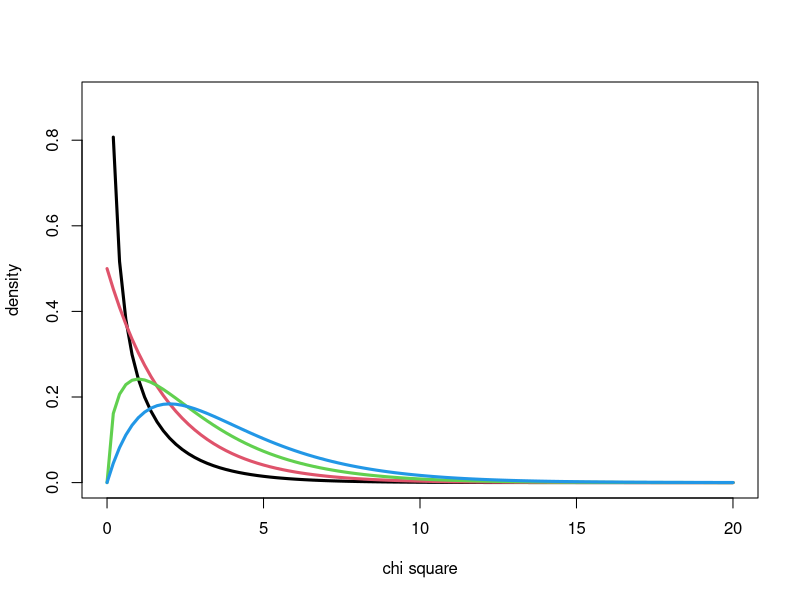
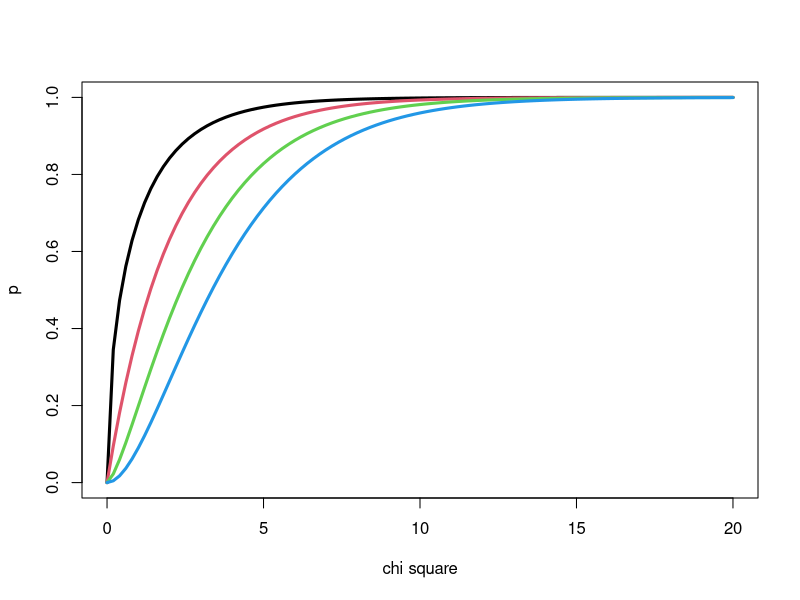
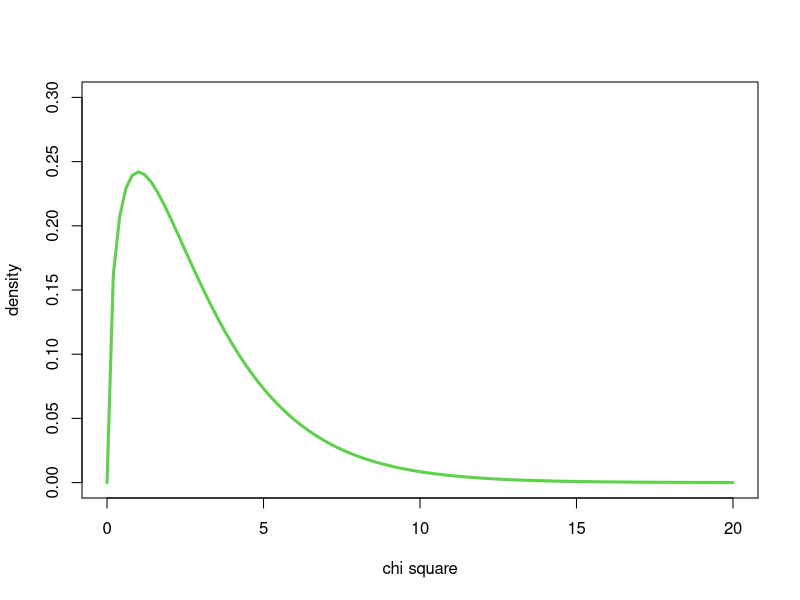
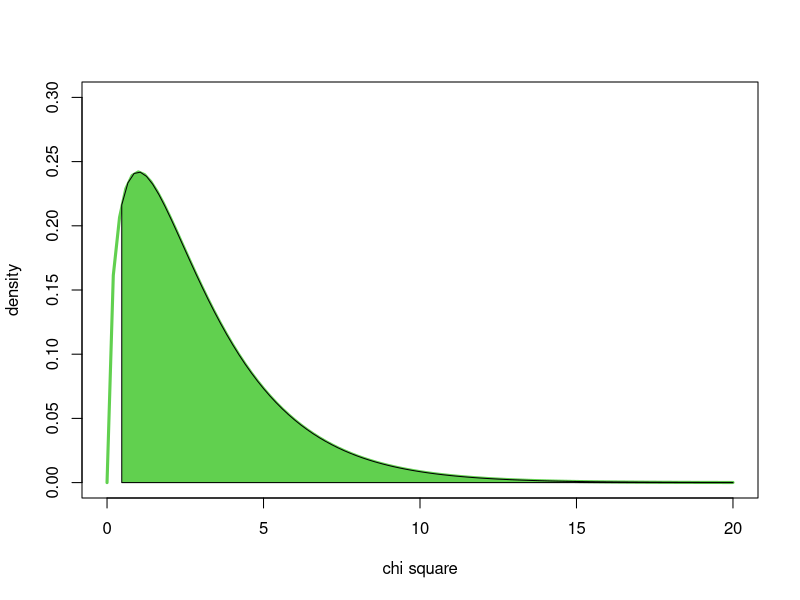
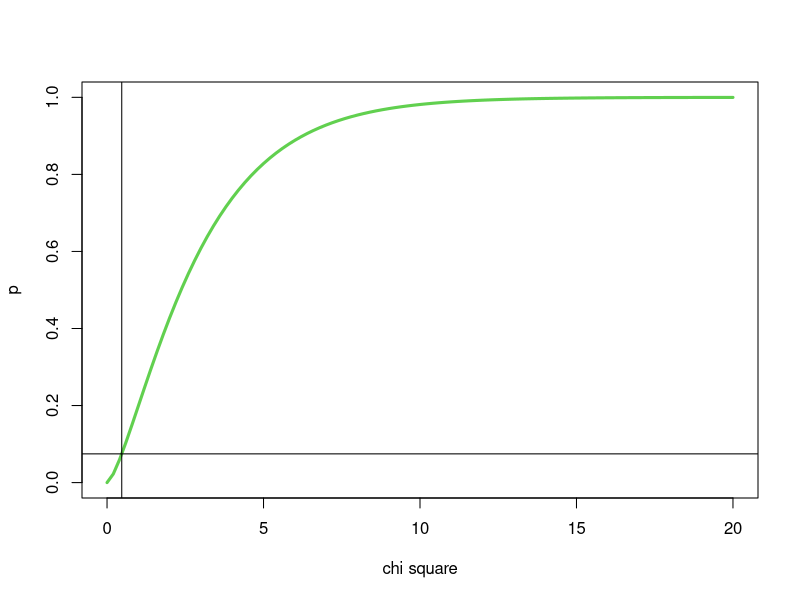
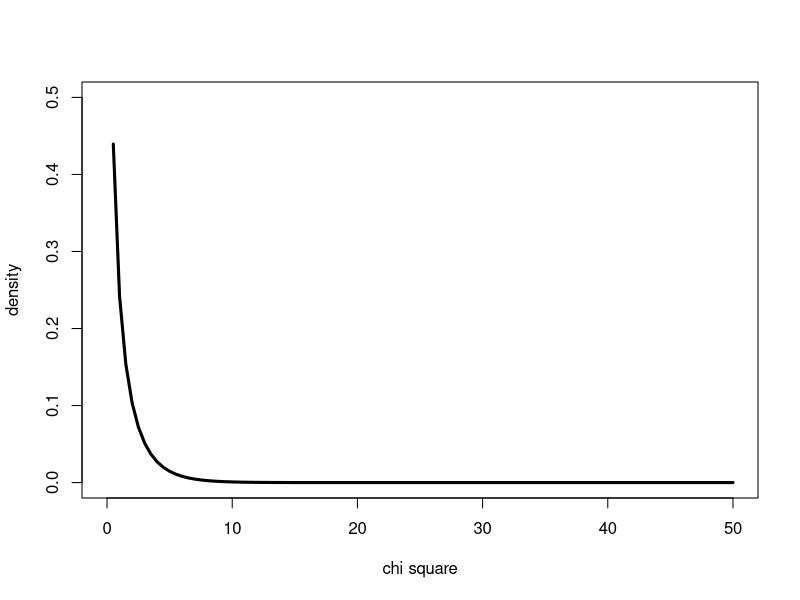
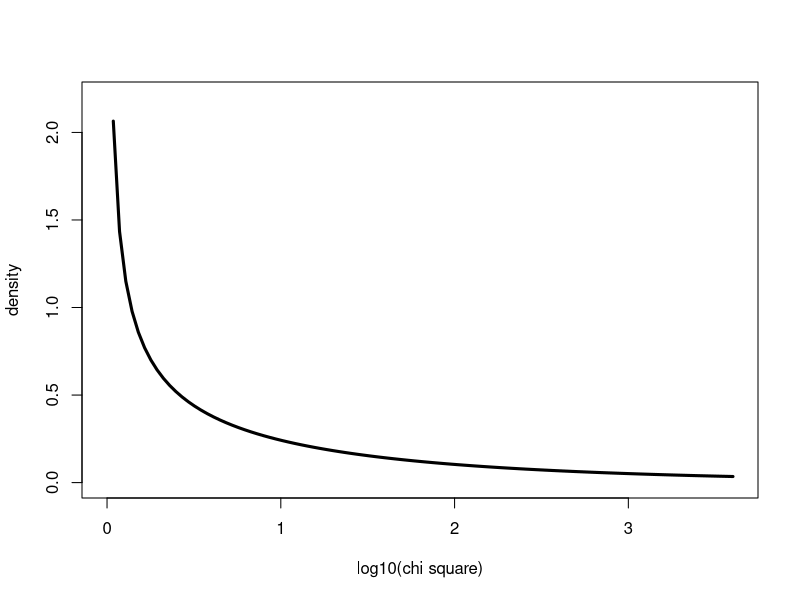
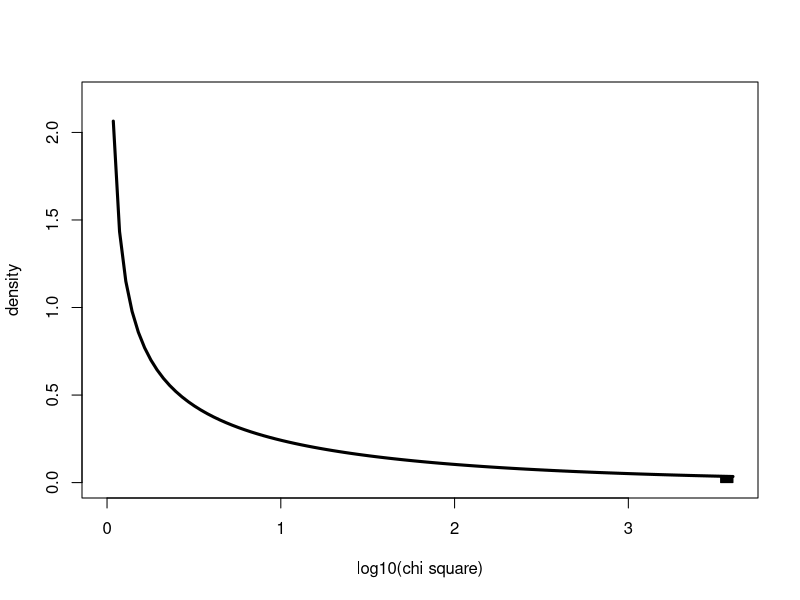

These charts were generated, in order, by the following R code:
## ---- chunk 1
x <- 0:20
curve(dchisq(x,1),0,20, ylab="density", xlab="chi square", lwd=3, ylim=c(0,0.9))
curve(dchisq(x,2),0,20, add=T, col=2, lwd=3)
curve(dchisq(x,3),0,20, add=T, col=3, lwd=3)
curve(dchisq(x,4),0,20, add=T, col=4, lwd=3)
## ---- chunk 2
x <- 0:20
curve(pchisq(x,1),0,20, ylab="p", xlab="chi square", lwd=3)
curve(pchisq(x,2),0,20, add=T, col=2, lwd=3)
curve(pchisq(x,3),0,20, add=T, col=3, lwd=3)
curve(pchisq(x,4),0,20, add=T, col=4, lwd=3)
## ---- chunk 3
# probability density for 3 degrees of freedom 
x <- 0:50
curve(dchisq(x,3),0,20, ylab="density", xlab="chi square", lwd=3, ylim=c(0,0.3), col=3)

#probability density for 3 degrees of freedom; density for chisq > 0.47 indicated using polygon() 
x <- 0:50
curve(dchisq(x,3),0,20, ylab="density", xlab="chi square", lwd=3, ylim=c(0,0.3), col=3)
xvals <- seq(0.47,20,length=100)
dvals <- dchisq(xvals,3)
polygon(c(xvals,rev(xvals)),c(rep(0,100),rev(dvals)), col=3)

#cumulative distribution for 3 degrees of freedom with chisq=0.47 indicated using abline()
x <- 0:20
curve(pchisq(x,3),0,20, ylab="p", xlab="chi square", lwd=3, col=3)
abline(v=0.47)
abline(h=pchisq(0.47,3))
## ---- chunk 4
#probability density for 1 degrees of freedom 
x <- 0:50
curve(dchisq(x,1),0,50, ylab="density", xlab="chi square", lwd=3, ylim=c(0,0.5), col=1)

#probability density for 1 degrees of freedom; density for chisq > 3395.552 indicated using polygon() 

## ---- chunk 5
x <- 0:4000
curve(dchisq(x,1),0,log10(4000), ylab="density", xlab="log10(chi square)", lwd=3, ylim=c(0,2.2), col=1)
## ---- chunk 6
x <- 0:4000
curve(dchisq(x,1),0,log10(4000), ylab="density", xlab="log10(chi square)", lwd=3, ylim=c(0,2.2), col=1)
xvals <- seq(log10(3395.552),log10(4000),length=100)
dvals <- dchisq(xvals,1)
polygon(c(xvals,rev(xvals)),c(rep(0,100),rev(dvals)), col=1)
## ---- chunk 7
x <- 0:4000
curve(pchisq(x,1),0,log10(4000), ylab="p", xlab="log10(chi square)", lwd=3, col=1)
abline(v=log10(3395.552))
abline(h=pchisq(log10(3395.552),1))
## ---- chunk 8
bp <- matrix(c(4831,390,393,1338),nrow=2,
	dimnames=list(c("long","round"),c("purple","red"))
)
## ---- chunk 9
chisq.test(bp, correct=F)
## ---- chunk 10
mosaicplot(bp, cex.axis=2, main="", color=T)
